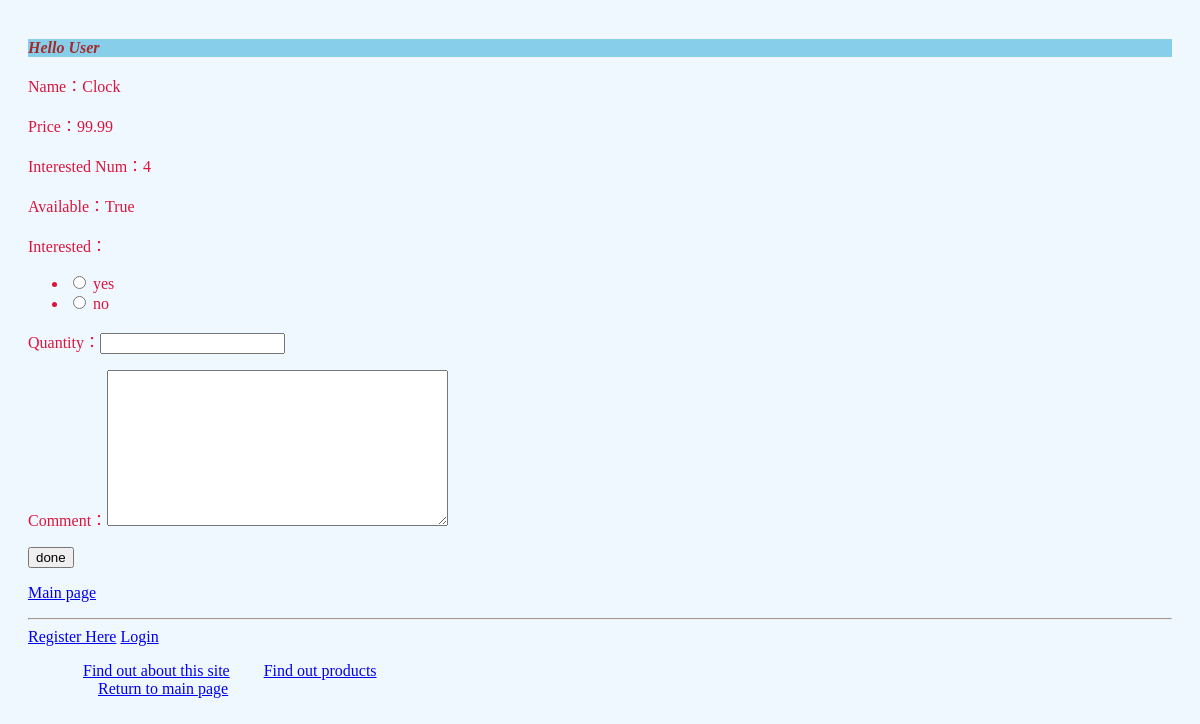
/myapp/product/1, run on the app's committed database.
### myapp/models.py (models this page shows, shortened)
class Product(models.Model):
    category = models.ForeignKey(Category, related_name='products', on_delete=models.CASCADE)
    name = models.CharField(max_length=200)
    price = models.DecimalField(max_digits=10, decimal_places=2)
    stock = models.PositiveIntegerField(default=100)
    available = models.BooleanField(default=True)
    description = models.TextField(blank=True)
    interested = models.PositiveIntegerField(default=0)

### myapp/views.py (the view, shortened to what this page needs)
# urls.py: url(r'^myapp/product/(?P<prod_id>\d)+', views.productdetail, name='productdetail'),
def productdetail(request, prod_id):
    item=Product.objects.get(id=prod_id)
    if request.method == 'GET':
        form = InterestForm(request.GET)
    return render(request, 'myapp/productdetail.html', {'form': form, 'item': item})

### myapp/forms.py
class InterestForm(forms.Form):
    interested = forms.ChoiceField(widget=forms.RadioSelect, choices=((1, 'yes'), (0, 'no')))
    quantity = forms.IntegerField(initial=1)
    comments = forms.CharField(widget=forms.Textarea, label='Additional Comments', required=False)

### templates/myapp/productdetail.html (shortened to what this page needs)
{% extends "myapp/base.html" %}
<h1>{% block myhdg %}Hello User {% endblock %}</h1>
    {% block body_block %}
        <p>Name：{{ item.name }}</p>
        <p>Price：{{ item.price }}</p>
        <p>Interested Num：{{ item.interested }}</p>
        <p>Available：{{ item.available }}</p>
     <form action="/myapp/product/{{item.id}}" method="post">
        <p>Interested：{{ form.interested }}</p>
        <p>Quantity：{{ form.quantity }}</p>
        <p>Comment：{{ form.comments }}</p>
        <input type="submit" value="done" />
    </form>
<p><a href="{%url 'index'%}">Main page</a></p>
    {% endblock %}

### myapp/static/myapp/style.css (style rules this page uses)
body { padding: 20px; background-color: aliceblue; color: crimson; }

### data on the page
Product: name "Clock", price "99.99", interested "4", available "True"
